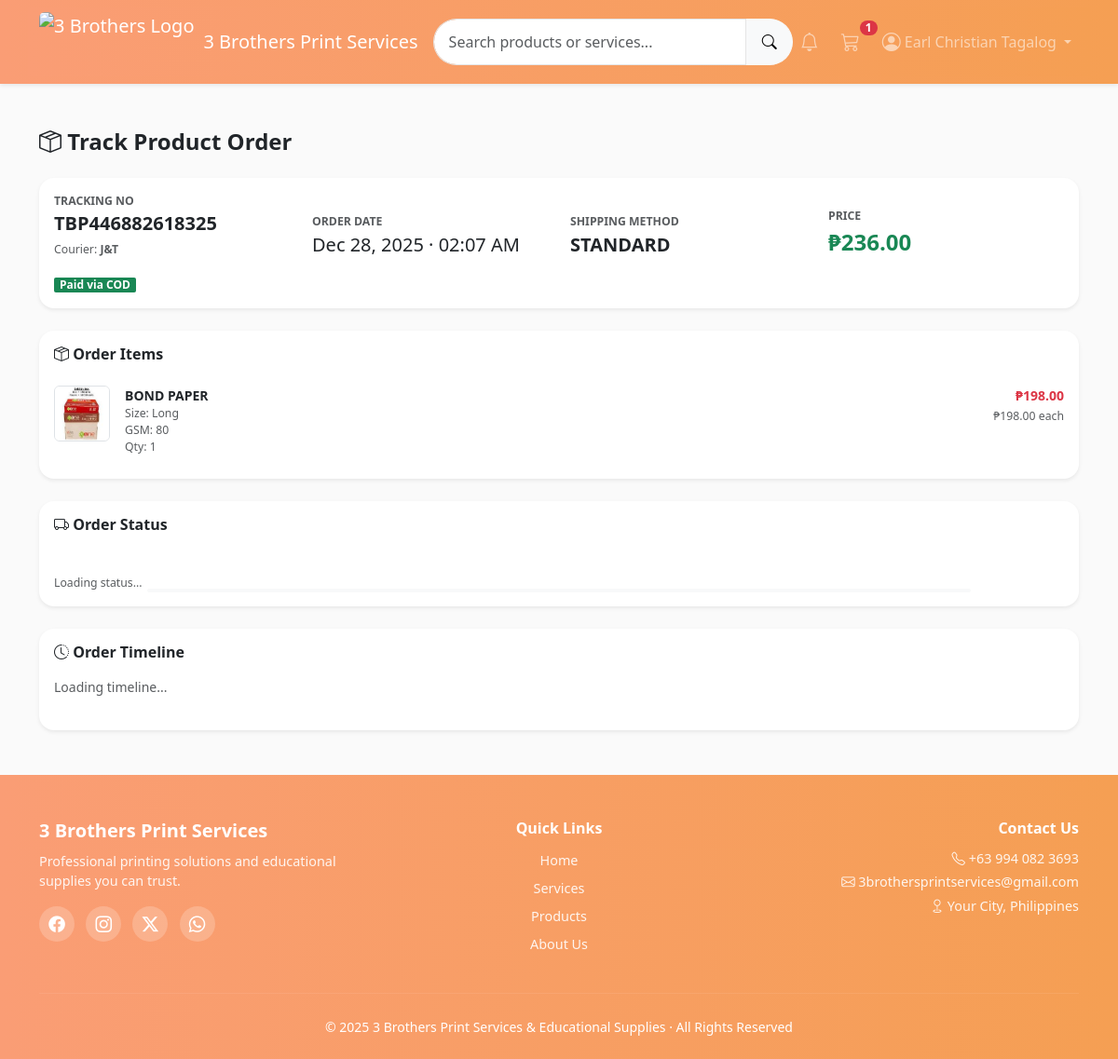
/order_details.php?order_no=695090D174931 (signed in), run on the app's committed database.
### tables this page shows
CREATE TABLE `logistics_shipments` (
  `id` int(11) NOT NULL,
  `order_id` int(11) NOT NULL,
  `courier` varchar(50) NOT NULL,
  `tracking_number` varchar(100) NOT NULL,
  `created_at` datetime DEFAULT current_timestamp()
);

CREATE TABLE `orders` (
  `id` int(11) NOT NULL,
  `order_no` varchar(20) DEFAULT NULL,
  `user_id` int(11) NOT NULL,
  `recipient_name` varchar(100) NOT NULL,
  `recipient_phone` varchar(20) NOT NULL,
  `delivery_address` text NOT NULL,
  `barangay` varchar(100) DEFAULT NULL,
  `city` varchar(100) DEFAULT NULL,
  `province` varchar(100) DEFAULT NULL,
  `zip_code` varchar(10) DEFAULT NULL,
  `delivery_type` enum('standard','express','same_day') NOT NULL,
  `payment_method` enum('cod','gcash','paymaya') NOT NULL,
  `voucher_type` enum('fixed','shipping') DEFAULT NULL,
  `voucher_value` decimal(10,2) DEFAULT 0.00,
  `subtotal` decimal(10,2) NOT NULL,
  `shipping_fee` decimal(10,2) NOT NULL,
  `discount` decimal(10,2) NOT NULL,
  `total_amount` decimal(10,2) NOT NULL,
  `status` enum('Order Placed','To Ship','To Transit','Out for Delivery','Delivered','Cancelled') DEFAULT 'Order Placed',
  `created_at` timestamp NOT NULL DEFAULT current_timestamp()
);

CREATE TABLE `order_items` (
  `id` int(11) NOT NULL,
  `order_id` int(11) NOT NULL,
  `product_id` int(11) NOT NULL,
  `product_name` varchar(255) NOT NULL,
  `product_image` varchar(255) DEFAULT NULL,
  `variant` varchar(100) DEFAULT NULL,
  `price` decimal(10,2) NOT NULL,
  `quantity` int(11) NOT NULL,
  `subtotal` decimal(10,2) NOT NULL
);

### order_details.php (the view, shortened to what this page needs)
<?php
include 'includes/header.php';
$order_no = $_GET['order_no'] ?? '';
$stmt = $conn->prepare("
    SELECT
        o.*,
        ls.tracking_number,
        ls.courier
    FROM orders o
    LEFT JOIN logistics_shipments ls
        ON ls.order_id = o.id
    WHERE o.order_no = ?
    ORDER BY o.created_at DESC
");
$stmt->bind_param("s", $order_no);
$stmt->execute();
$request = $stmt->get_result()->fetch_assoc();
$fileStmt = $conn->prepare("
    SELECT *
    FROM order_items
    WHERE order_id = ?
");
$fileStmt->bind_param("i", $request['id']);
$fileStmt->execute();
$files = $fileStmt->get_result()->fetch_all(MYSQLI_ASSOC);
?>
<div class="container py-5">
    <h4 class="fw-bold mb-4"><i class="bi bi-box-seam"></i> Track Product Order</h4>
    <div class="card shadow-sm rounded-4 mb-4">
        <div class="card-body">
            <div class="row align-items-end">
                <div class="col-md-3 mb-3">
                    <div class="text-uppercase text-muted small fw-semibold">
                        <?php if (!empty($request['tracking_number']) && in_array($request['status'], [
                        'To Transit',
                        'Out for Delivery',
                        'Delivered'
                    ])): ?>
                        Tracking No
                        <?php else: ?>
                        Order No
                        <?php endif; ?>
                    </div>
                    <div class="fs-5 fw-bold">
                        <?php if (!empty($request['tracking_number']) && in_array($request['status'], [
                            'To Transit',
                            'Out for Delivery',
                            'Delivered'
                        ])): ?>
                        <?= htmlspecialchars($request['tracking_number']) ?>
                        <?php else: ?>
                        <?= htmlspecialchars($request['order_no']) ?>
                        <?php endif; ?>
                    </div>
                    <?php if (!empty($request['courier']) && !empty($request['tracking_number'])): ?>
                    <div class="text-muted small mt-1">
                        Courier: <strong><?= htmlspecialchars($request['courier']) ?></strong>
                    </div>
                    <?php endif; ?>
                </div>
                <div class="col-md-3 mb-3">
                    <div class="text-uppercase text-muted small fw-semibold">
                        Order Date
                    </div>
                    <div class="fs-5">
                        <?= date('M d, Y · h:i A', strtotime($request['created_at'])) ?>
                    </div>
                </div>
                <div class="col-md-3 mb-3">
                    <div class="text-uppercase text-muted small fw-semibold">
                        Shipping Method
                    </div>
                    <div class="fs-5 fw-semibold">
                        <?= strtoupper(str_replace('_', ' ', htmlspecialchars($request['delivery_type'] ?? ''))) ?>
                    </div>
                </div>
                <div class="col-md-3 mb-3">
                    <div class="text-uppercase text-muted small fw-semibold">
                        Price
                    </div>
                    <?php if (!empty($request['total_amount']) && $request['total_amount'] > 0): ?>
                    <div class="fs-4 fw-bold text-success">
                        ₱<?= number_format($request['total_amount'], 2) ?>
                    </div>
                    <?php else: ?>
                    <div class="fs-5 fw-semibold text-warning">
                        Processing
                    </div>
                    <?php endif; ?>
                </div>
            </div>
            <?php if (!empty($request['payment_method'])): ?>
            <span class="badge bg-success">
                Paid via <?= strtoupper(str_replace('_', ' ', htmlspecialchars($request['payment_method']))) ?>
            </span>
            <?php endif; ?>
        </div>
    </div>
    <div class="card shadow-sm rounded-4 mb-4">
        <div class="card-body">
            <h6 class="fw-bold mb-3"><i class="bi bi-box-seam"></i> Order Items</h6>
            <ul class="list-group list-group-flush">
                <?php if (!empty($files)): ?>
                <?php foreach ($files as $file): ?>
                <li class="list-group-item px-0">
                    <div class="d-flex align-items-start gap-3">
                        <img src="<?= htmlspecialchars($file['product_image']) ?>"
                            alt="<?= htmlspecialchars($file['product_name']) ?>" class="border rounded" width="60"
                            height="60">
                        <div class="flex-grow-1">
                            <div class="fw-semibold">
                                <?= htmlspecialchars($file['product_name']) ?>
                            </div>
                            <div class="text-muted small">
                                <?php
        if (!empty($file['variant'])) {
            $variants = json_decode($file['variant'], true);
            if (is_array($variants)) {
                foreach ($variants as $type => $data) {
                    if (is_array($data) && isset($data['value'])) {
                        echo "<div>{$type}: " . htmlspecialchars($data['value']) . "</div>";
                    } elseif (is_string($data)) {
                        echo "<div>{$type}: " . htmlspecialchars($data) . "</div>";
                    }
                }
            }
        }
    ?>
                            </div>
                            <div class="text-muted small">
                                Qty: <?= (int)$file['quantity'] ?>
                            </div>
                        </div>
                        <div class="text-end">
                            <div class="fw-semibold text-danger">
                                ₱<?= number_format($file['subtotal'], 2) ?>
                            </div>
                            <small class="text-muted">
                                ₱<?= number_format($file['price'], 2) ?> each
                            </small>
                        </div>
                    </div>
                </li>
                <?php endforeach; ?>
                <?php else: ?>
                <li class="list-group-item text-muted text-center py-4">
                    No order items found
                </li>
                <?php endif; ?>
            </ul>
        </div>
    </div>
    <div class="card shadow-sm rounded-4 mb-4">
        <div class="card-body">
            <h6 class="fw-bold mb-4"><i class="bi bi-truck"></i> Order Status</h6>
            <div class="tracker-wrapper position-relative">
                <div class="tracker-line bg-light">
                    <div id="trackerProgress" class="tracker-line-progress"></div>
                </div>
                <div id="trackerSteps" class="d-flex justify-content-between text-center position-relative">
                    <div class="text-muted small">Loading status...</div>
                </div>
            </div>
        </div>
    </div>
    <div class="card shadow-sm rounded-4">
        <div class="card-body">
            <h6 class="fw-bold mb-3"><i class="bi bi-clock-history"></i> Order Timeline</h6>
            <ul id="orderTimeline" class="timeline">
                <li class="text-muted">Loading timeline...</li>
            </ul>
        </div>
    </div>
</div>
<?php include 'includes/footer.php'; ?>

### data on the page
logistics_shipments: tracking_number "TBP446882618325", courier "J&T", order.created_at "Dec 28, 2025 · 02:07 AM", order.delivery_type "STANDARD", order.total_amount "236.00", order.payment_method "COD"
order_items: product_image (picture), product_name "BOND PAPER", type "Size", value "Long", type "GSM", value "80", quantity "1", subtotal "198.00", price "198.00"

### other printed values
$cartCount "1"
$_SESSION['name'] "Earl Christian Tagalog"
